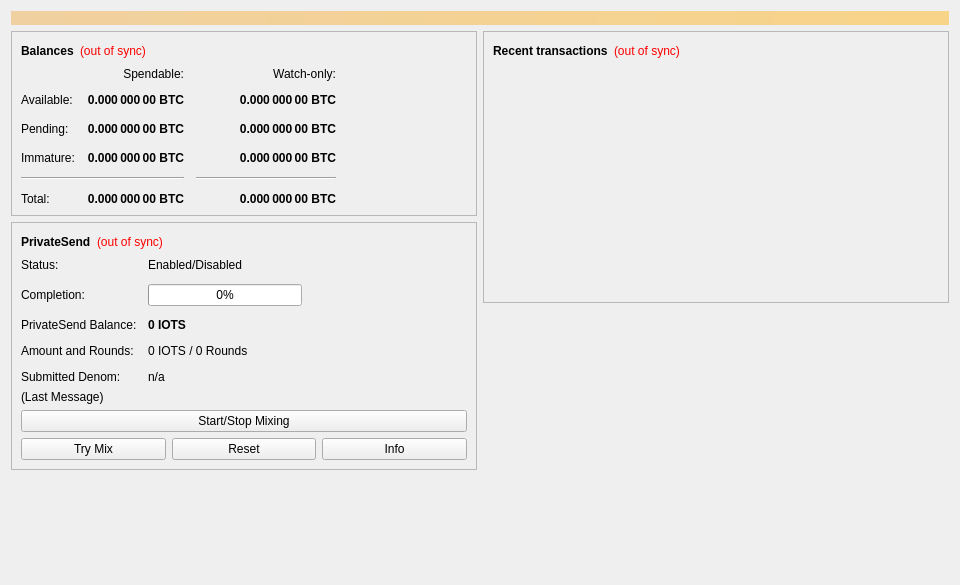
<?xml version="1.0" encoding="UTF-8"?>
<ui version="4.0">
 <class>OverviewPage</class>
 <widget class="QWidget" name="OverviewPage">
  <property name="geometry">
   <rect>
    <x>0</x>
    <y>0</y>
    <width>960</width>
    <height>585</height>
   </rect>
  </property>
  <property name="minimumSize">
   <size>
    <width>960</width>
    <height>0</height>
   </size>
  </property>
  <property name="windowTitle">
   <string>Form</string>
  </property>
  <layout class="QVBoxLayout" name="topLayout">
   <item>
    <widget class="QLabel" name="labelAlerts">
     <property name="visible">
      <bool>false</bool>
     </property>
     <property name="styleSheet">
      <string notr="true">QLabel { background-color: qlineargradient(x1: 0, y1: 0, x2: 1, y2: 0, stop:0 #F0D0A0, stop:1 #F8D488); color:#000000; }</string>
     </property>
     <property name="wordWrap">
      <bool>true</bool>
     </property>
     <property name="margin">
      <number>3</number>
     </property>
     <property name="textInteractionFlags">
      <set>Qt::TextSelectableByMouse</set>
     </property>
    </widget>
   </item>
   <item>
    <layout class="QHBoxLayout" name="horizontalLayout" stretch="1,1">
     <item>
      <layout class="QVBoxLayout" name="verticalLayout_2">
       <item>
        <widget class="QFrame" name="frame">
         <property name="frameShape">
          <enum>QFrame::StyledPanel</enum>
         </property>
         <property name="frameShadow">
          <enum>QFrame::Raised</enum>
         </property>
         <layout class="QVBoxLayout" name="verticalLayout_4">
          <item>
           <layout class="QHBoxLayout" name="horizontalLayout_4">
            <item>
             <widget class="QLabel" name="label_5">
              <property name="font">
               <font>
                <weight>75</weight>
                <bold>true</bold>
               </font>
              </property>
              <property name="text">
               <string>Balances</string>
              </property>
             </widget>
            </item>
            <item>
             <widget class="QLabel" name="labelWalletStatus">
              <property name="toolTip">
               <string>The displayed information may be out of date. Your wallet automatically synchronizes with the Iots network after a connection is established, but this process has not completed yet.</string>
              </property>
              <property name="styleSheet">
               <string notr="true">QLabel { color: red; }</string>
              </property>
              <property name="text">
               <string notr="true">(out of sync)</string>
              </property>
              <property name="alignment">
               <set>Qt::AlignLeading|Qt::AlignLeft|Qt::AlignVCenter</set>
              </property>
             </widget>
            </item>
            <item>
             <spacer name="horizontalSpacer_3">
              <property name="orientation">
               <enum>Qt::Horizontal</enum>
              </property>
              <property name="sizeHint" stdset="0">
               <size>
                <width>40</width>
                <height>20</height>
               </size>
              </property>
             </spacer>
            </item>
           </layout>
          </item>
          <item>
           <layout class="QGridLayout" name="gridLayout">
            <property name="spacing">
             <number>12</number>
            </property>
            <item row="2" column="2">
             <widget class="QLabel" name="labelWatchPending">
              <property name="font">
               <font>
                <weight>75</weight>
                <bold>true</bold>
               </font>
              </property>
              <property name="cursor">
               <cursorShape>IBeamCursor</cursorShape>
              </property>
              <property name="toolTip">
               <string>Unconfirmed transactions to watch-only addresses</string>
              </property>
              <property name="text">
               <string notr="true">0.000 000 00 BTC</string>
              </property>
              <property name="alignment">
               <set>Qt::AlignRight|Qt::AlignTrailing|Qt::AlignVCenter</set>
              </property>
              <property name="textInteractionFlags">
               <set>Qt::LinksAccessibleByMouse|Qt::TextSelectableByKeyboard|Qt::TextSelectableByMouse</set>
              </property>
             </widget>
            </item>
            <item row="2" column="1">
             <widget class="QLabel" name="labelUnconfirmed">
              <property name="font">
               <font>
                <weight>75</weight>
                <bold>true</bold>
               </font>
              </property>
              <property name="cursor">
               <cursorShape>IBeamCursor</cursorShape>
              </property>
              <property name="toolTip">
               <string>Total of transactions that have yet to be confirmed, and do not yet count toward the spendable balance</string>
              </property>
              <property name="text">
               <string notr="true">0.000 000 00 BTC</string>
              </property>
              <property name="alignment">
               <set>Qt::AlignRight|Qt::AlignTrailing|Qt::AlignVCenter</set>
              </property>
              <property name="textInteractionFlags">
               <set>Qt::LinksAccessibleByMouse|Qt::TextSelectableByKeyboard|Qt::TextSelectableByMouse</set>
              </property>
             </widget>
            </item>
            <item row="3" column="2">
             <widget class="QLabel" name="labelWatchImmature">
              <property name="font">
               <font>
                <weight>75</weight>
                <bold>true</bold>
               </font>
              </property>
              <property name="cursor">
               <cursorShape>IBeamCursor</cursorShape>
              </property>
              <property name="toolTip">
               <string>Mined balance in watch-only addresses that has not yet matured</string>
              </property>
              <property name="text">
               <string notr="true">0.000 000 00 BTC</string>
              </property>
              <property name="alignment">
               <set>Qt::AlignRight|Qt::AlignTrailing|Qt::AlignVCenter</set>
              </property>
              <property name="textInteractionFlags">
               <set>Qt::LinksAccessibleByMouse|Qt::TextSelectableByKeyboard|Qt::TextSelectableByMouse</set>
              </property>
             </widget>
            </item>
            <item row="4" column="0" colspan="2">
             <widget class="Line" name="lineSpendableBalance">
              <property name="orientation">
               <enum>Qt::Horizontal</enum>
              </property>
             </widget>
            </item>
            <item row="4" column="2">
             <widget class="Line" name="lineWatchBalance">
              <property name="sizePolicy">
               <sizepolicy hsizetype="Preferred" vsizetype="Fixed">
                <horstretch>0</horstretch>
                <verstretch>0</verstretch>
               </sizepolicy>
              </property>
              <property name="minimumSize">
               <size>
                <width>140</width>
                <height>0</height>
               </size>
              </property>
              <property name="orientation">
               <enum>Qt::Horizontal</enum>
              </property>
             </widget>
            </item>
            <item row="5" column="0">
             <widget class="QLabel" name="labelTotalText">
              <property name="text">
               <string>Total:</string>
              </property>
             </widget>
            </item>
            <item row="3" column="1">
             <widget class="QLabel" name="labelImmature">
              <property name="font">
               <font>
                <weight>75</weight>
                <bold>true</bold>
               </font>
              </property>
              <property name="cursor">
               <cursorShape>IBeamCursor</cursorShape>
              </property>
              <property name="toolTip">
               <string>Mined balance that has not yet matured</string>
              </property>
              <property name="text">
               <string notr="true">0.000 000 00 BTC</string>
              </property>
              <property name="alignment">
               <set>Qt::AlignRight|Qt::AlignTrailing|Qt::AlignVCenter</set>
              </property>
              <property name="textInteractionFlags">
               <set>Qt::LinksAccessibleByMouse|Qt::TextSelectableByKeyboard|Qt::TextSelectableByMouse</set>
              </property>
             </widget>
            </item>
            <item row="2" column="3">
             <spacer name="horizontalSpacer_2">
              <property name="orientation">
               <enum>Qt::Horizontal</enum>
              </property>
              <property name="sizeHint" stdset="0">
               <size>
                <width>40</width>
                <height>20</height>
               </size>
              </property>
             </spacer>
            </item>
            <item row="3" column="0">
             <widget class="QLabel" name="labelImmatureText">
              <property name="text">
               <string>Immature:</string>
              </property>
             </widget>
            </item>
            <item row="5" column="1">
             <widget class="QLabel" name="labelTotal">
              <property name="font">
               <font>
                <weight>75</weight>
                <bold>true</bold>
               </font>
              </property>
              <property name="cursor">
               <cursorShape>IBeamCursor</cursorShape>
              </property>
              <property name="toolTip">
               <string>Your current total balance</string>
              </property>
              <property name="text">
               <string notr="true">0.000 000 00 BTC</string>
              </property>
              <property name="alignment">
               <set>Qt::AlignRight|Qt::AlignTrailing|Qt::AlignVCenter</set>
              </property>
              <property name="textInteractionFlags">
               <set>Qt::LinksAccessibleByMouse|Qt::TextSelectableByKeyboard|Qt::TextSelectableByMouse</set>
              </property>
             </widget>
            </item>
            <item row="5" column="2">
             <widget class="QLabel" name="labelWatchTotal">
              <property name="font">
               <font>
                <weight>75</weight>
                <bold>true</bold>
               </font>
              </property>
              <property name="cursor">
               <cursorShape>IBeamCursor</cursorShape>
              </property>
              <property name="toolTip">
               <string>Current total balance in watch-only addresses</string>
              </property>
              <property name="text">
               <string notr="true">0.000 000 00 BTC</string>
              </property>
              <property name="alignment">
               <set>Qt::AlignRight|Qt::AlignTrailing|Qt::AlignVCenter</set>
              </property>
              <property name="textInteractionFlags">
               <set>Qt::LinksAccessibleByMouse|Qt::TextSelectableByKeyboard|Qt::TextSelectableByMouse</set>
              </property>
             </widget>
            </item>
            <item row="0" column="2">
             <widget class="QLabel" name="labelWatchonly">
              <property name="text">
               <string>Watch-only:</string>
              </property>
              <property name="alignment">
               <set>Qt::AlignRight|Qt::AlignTrailing|Qt::AlignVCenter</set>
              </property>
             </widget>
            </item>
            <item row="1" column="0">
             <widget class="QLabel" name="labelBalanceText">
              <property name="text">
               <string>Available:</string>
              </property>
             </widget>
            </item>
            <item row="1" column="1">
             <widget class="QLabel" name="labelBalance">
              <property name="font">
               <font>
                <weight>75</weight>
                <bold>true</bold>
               </font>
              </property>
              <property name="cursor">
               <cursorShape>IBeamCursor</cursorShape>
              </property>
              <property name="toolTip">
               <string>Your current spendable balance</string>
              </property>
              <property name="text">
               <string notr="true">0.000 000 00 BTC</string>
              </property>
              <property name="alignment">
               <set>Qt::AlignRight|Qt::AlignTrailing|Qt::AlignVCenter</set>
              </property>
              <property name="textInteractionFlags">
               <set>Qt::LinksAccessibleByMouse|Qt::TextSelectableByKeyboard|Qt::TextSelectableByMouse</set>
              </property>
             </widget>
            </item>
            <item row="1" column="2">
             <widget class="QLabel" name="labelWatchAvailable">
              <property name="font">
               <font>
                <weight>75</weight>
                <bold>true</bold>
               </font>
              </property>
              <property name="cursor">
               <cursorShape>IBeamCursor</cursorShape>
              </property>
              <property name="toolTip">
               <string>Your current balance in watch-only addresses</string>
              </property>
              <property name="text">
               <string notr="true">0.000 000 00 BTC</string>
              </property>
              <property name="alignment">
               <set>Qt::AlignRight|Qt::AlignTrailing|Qt::AlignVCenter</set>
              </property>
              <property name="textInteractionFlags">
               <set>Qt::LinksAccessibleByMouse|Qt::TextSelectableByKeyboard|Qt::TextSelectableByMouse</set>
              </property>
             </widget>
            </item>
            <item row="2" column="0">
             <widget class="QLabel" name="labelPendingText">
              <property name="text">
               <string>Pending:</string>
              </property>
             </widget>
            </item>
            <item row="0" column="1">
             <widget class="QLabel" name="labelSpendable">
              <property name="text">
               <string>Spendable:</string>
              </property>
              <property name="alignment">
               <set>Qt::AlignRight|Qt::AlignTrailing|Qt::AlignVCenter</set>
              </property>
             </widget>
            </item>
           </layout>
          </item>
         </layout>
        </widget>
       </item>
       <item>
        <widget class="QFrame" name="framePrivateSend">
         <property name="layoutDirection">
          <enum>Qt::LeftToRight</enum>
         </property>
         <property name="frameShape">
          <enum>QFrame::StyledPanel</enum>
         </property>
         <property name="frameShadow">
          <enum>QFrame::Raised</enum>
         </property>
         <layout class="QVBoxLayout" name="VerticalLayout_PS1">
          <item>
           <layout class="QHBoxLayout" name="horizontalLayout_5">
            <item>
             <widget class="QLabel" name="labelPrivateSendHeader">
              <property name="font">
               <font>
                <weight>75</weight>
                <bold>true</bold>
               </font>
              </property>
              <property name="text">
               <string>PrivateSend</string>
              </property>
             </widget>
            </item>
            <item>
             <widget class="QLabel" name="labelPrivateSendSyncStatus">
              <property name="toolTip">
               <string>The displayed information may be out of date. Your wallet automatically synchronizes with the Iots network after a connection is established, but this process has not completed yet.</string>
              </property>
              <property name="styleSheet">
               <string notr="true">QLabel { color: red; }</string>
              </property>
              <property name="text">
               <string notr="true">(out of sync)</string>
              </property>
              <property name="alignment">
               <set>Qt::AlignLeading|Qt::AlignLeft|Qt::AlignVCenter</set>
              </property>
             </widget>
            </item>
            <item>
             <spacer name="horizontalSpacer_4">
              <property name="orientation">
               <enum>Qt::Horizontal</enum>
              </property>
              <property name="sizeHint" stdset="0">
               <size>
                <width>40</width>
                <height>20</height>
               </size>
              </property>
             </spacer>
            </item>
           </layout>
          </item>
          <item>
           <layout class="QFormLayout" name="privateSendFormLayout">
            <property name="fieldGrowthPolicy">
             <enum>QFormLayout::AllNonFixedFieldsGrow</enum>
            </property>
            <property name="horizontalSpacing">
             <number>11</number>
            </property>
            <property name="verticalSpacing">
             <number>12</number>
            </property>
            <item row="0" column="0">
             <widget class="QLabel" name="labelPrivateSendEnabledText">
              <property name="text">
               <string>Status:</string>
              </property>
             </widget>
            </item>
            <item row="0" column="1">
             <widget class="QLabel" name="labelPrivateSendEnabled">
              <property name="text">
               <string>Enabled/Disabled</string>
              </property>
             </widget>
            </item>
            <item row="1" column="0">
             <widget class="QLabel" name="labelCompletitionText">
              <property name="text">
               <string>Completion:</string>
              </property>
             </widget>
            </item>
            <item row="1" column="1">
             <widget class="QProgressBar" name="privateSendProgress">
              <property name="maximumSize">
               <size>
                <width>154</width>
                <height>16777215</height>
               </size>
              </property>
              <property name="value">
               <number>0</number>
              </property>
             </widget>
            </item>
            <item row="2" column="0">
             <widget class="QLabel" name="labelAnonymizedText">
              <property name="text">
               <string>PrivateSend Balance:</string>
              </property>
             </widget>
            </item>
            <item row="2" column="1">
             <widget class="QLabel" name="labelAnonymized">
              <property name="font">
               <font>
                <weight>75</weight>
                <bold>true</bold>
               </font>
              </property>
              <property name="text">
               <string notr="true">0 IOTS</string>
              </property>
             </widget>
            </item>
            <item row="3" column="0">
             <widget class="QLabel" name="labelAmountAndRoundsText">
              <property name="text">
               <string>Amount and Rounds:</string>
              </property>
             </widget>
            </item>
            <item row="3" column="1">
             <widget class="QLabel" name="labelAmountRounds">
              <property name="text">
               <string>0 IOTS / 0 Rounds</string>
              </property>
             </widget>
            </item>
            <item row="4" column="0">
             <widget class="QLabel" name="labelSubmittedDenomText">
              <property name="text">
               <string>Submitted Denom:</string>
              </property>
             </widget>
            </item>
            <item row="4" column="1">
             <widget class="QLabel" name="labelSubmittedDenom">
              <property name="toolTip">
               <string>The denominations you submitted to the Masternode.&lt;br&gt;To mix, other users must submit the exact same denominations.</string>
              </property>
              <property name="text">
               <string>n/a</string>
              </property>
             </widget>
            </item>
           </layout>
          </item>
          <item>
           <layout class="QVBoxLayout" name="VerticalLayout_PS">
            <item>
             <widget class="QLabel" name="labelPrivateSendLastMessage">
              <property name="text">
               <string>(Last Message)</string>
              </property>
              <property name="alignment">
               <set>Qt::AlignLeading|Qt::AlignLeft|Qt::AlignTop</set>
              </property>
              <property name="wordWrap">
               <bool>true</bool>
              </property>
             </widget>
            </item>
            <item>
             <widget class="QPushButton" name="togglePrivateSend">
              <property name="sizePolicy">
               <sizepolicy hsizetype="MinimumExpanding" vsizetype="Fixed">
                <horstretch>0</horstretch>
                <verstretch>0</verstretch>
               </sizepolicy>
              </property>
              <property name="text">
               <string>Start/Stop Mixing</string>
              </property>
             </widget>
            </item>
            <item>
             <layout class="QHBoxLayout" name="horizontalLayout_debugbuttons">
              <item>
               <widget class="QPushButton" name="privateSendAuto">
                <property name="sizePolicy">
                 <sizepolicy hsizetype="MinimumExpanding" vsizetype="Fixed">
                  <horstretch>0</horstretch>
                  <verstretch>0</verstretch>
                 </sizepolicy>
                </property>
                <property name="toolTip">
                 <string>Try to manually submit a PrivateSend request.</string>
                </property>
                <property name="text">
                 <string>Try Mix</string>
                </property>
               </widget>
              </item>
              <item>
               <widget class="QPushButton" name="privateSendReset">
                <property name="sizePolicy">
                 <sizepolicy hsizetype="MinimumExpanding" vsizetype="Fixed">
                  <horstretch>0</horstretch>
                  <verstretch>0</verstretch>
                 </sizepolicy>
                </property>
                <property name="toolTip">
                 <string>Reset the current status of PrivateSend (can interrupt PrivateSend if it's in the process of Mixing, which can cost you money!)</string>
                </property>
                <property name="autoFillBackground">
                 <bool>false</bool>
                </property>
                <property name="text">
                 <string>Reset</string>
                </property>
               </widget>
              </item>
              <item>
               <widget class="QPushButton" name="privateSendInfo">
                <property name="sizePolicy">
                 <sizepolicy hsizetype="MinimumExpanding" vsizetype="Fixed">
                  <horstretch>0</horstretch>
                  <verstretch>0</verstretch>
                 </sizepolicy>
                </property>
                <property name="toolTip">
                 <string>Information about PrivateSend and Mixing</string>
                </property>
                <property name="text">
                 <string>Info</string>
                </property>
               </widget>
              </item>
             </layout>
            </item>
           </layout>
          </item>
         </layout>
        </widget>
       </item>
       <item>
        <spacer name="verticalSpacer">
         <property name="orientation">
          <enum>Qt::Vertical</enum>
         </property>
         <property name="sizeHint" stdset="0">
          <size>
           <width>20</width>
           <height>40</height>
          </size>
         </property>
        </spacer>
       </item>
      </layout>
     </item>
     <item>
      <layout class="QVBoxLayout" name="verticalLayout_3">
       <item>
        <widget class="QFrame" name="frame_2">
         <property name="frameShape">
          <enum>QFrame::StyledPanel</enum>
         </property>
         <property name="frameShadow">
          <enum>QFrame::Raised</enum>
         </property>
         <layout class="QVBoxLayout" name="verticalLayout">
          <item>
           <layout class="QHBoxLayout" name="horizontalLayout_2">
            <item>
             <widget class="QLabel" name="label_4">
              <property name="font">
               <font>
                <weight>75</weight>
                <bold>true</bold>
               </font>
              </property>
              <property name="text">
               <string>Recent transactions</string>
              </property>
             </widget>
            </item>
            <item>
             <widget class="QLabel" name="labelTransactionsStatus">
              <property name="toolTip">
               <string>The displayed information may be out of date. Your wallet automatically synchronizes with the Iots network after a connection is established, but this process has not completed yet.</string>
              </property>
              <property name="styleSheet">
               <string notr="true">QLabel { color: red; }</string>
              </property>
              <property name="text">
               <string notr="true">(out of sync)</string>
              </property>
              <property name="alignment">
               <set>Qt::AlignLeading|Qt::AlignLeft|Qt::AlignVCenter</set>
              </property>
             </widget>
            </item>
            <item>
             <spacer name="horizontalSpacer">
              <property name="orientation">
               <enum>Qt::Horizontal</enum>
              </property>
              <property name="sizeHint" stdset="0">
               <size>
                <width>40</width>
                <height>20</height>
               </size>
              </property>
             </spacer>
            </item>
           </layout>
          </item>
          <item>
           <widget class="QListView" name="listTransactions">
            <property name="styleSheet">
             <string notr="true">QListView { background: transparent; }</string>
            </property>
            <property name="frameShape">
             <enum>QFrame::NoFrame</enum>
            </property>
            <property name="verticalScrollBarPolicy">
             <enum>Qt::ScrollBarAlwaysOff</enum>
            </property>
            <property name="horizontalScrollBarPolicy">
             <enum>Qt::ScrollBarAlwaysOff</enum>
            </property>
            <property name="selectionMode">
             <enum>QAbstractItemView::NoSelection</enum>
            </property>
           </widget>
          </item>
         </layout>
        </widget>
       </item>
       <item>
        <spacer name="verticalSpacer_2">
         <property name="orientation">
          <enum>Qt::Vertical</enum>
         </property>
         <property name="sizeHint" stdset="0">
          <size>
           <width>20</width>
           <height>40</height>
          </size>
         </property>
        </spacer>
       </item>
      </layout>
     </item>
    </layout>
   </item>
  </layout>
 </widget>
 <resources/>
 <connections/>
</ui>
